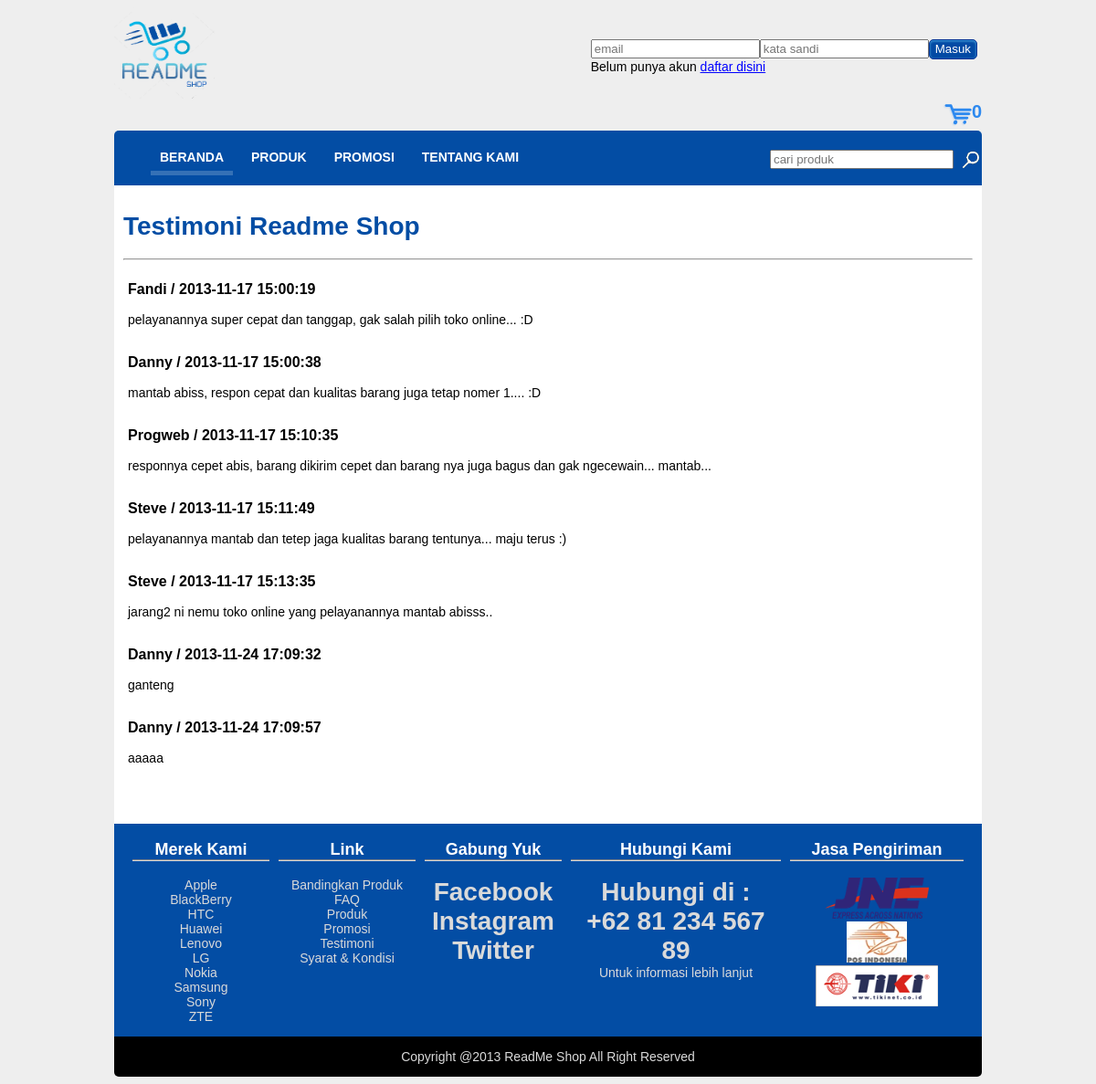
The app's page /testimoni.php with its own data.
### tables this page shows
CREATE TABLE IF NOT EXISTS `testimoni` (
  `id` int(11) NOT NULL AUTO_INCREMENT,
  `id_pengguna` int(11) NOT NULL,
  `waktu` timestamp NOT NULL DEFAULT CURRENT_TIMESTAMP,
  `isi` varchar(1000) NOT NULL,
  PRIMARY KEY (`id`)
);

CREATE TABLE IF NOT EXISTS `pengguna` (
  `id` int(11) NOT NULL AUTO_INCREMENT,
  `nama_pengguna` varchar(50) NOT NULL,
  `email` varchar(100) NOT NULL,
  `password` varchar(100) NOT NULL,
  `alamat` varchar(100) NOT NULL,
  `kota` varchar(50) NOT NULL,
  `telepon` varchar(25) NOT NULL,
  `gambar` varchar(200) NOT NULL,
  PRIMARY KEY (`id`)
);

### testimoni.php (the view, shortened to what this page needs)
<!DOCTYPE html>
<html lang="en">
<head>
    <link rel="stylesheet" href="css/960_24_col.css" />
    <link rel="stylesheet" href="css/style.css" />
    <link rel="stylesheet" href="css/testimoni.css" />
</head>
<body>
    <div id="header">
        <div class="container_24">
            <div class="grid_4">
                <img src="images/readmeshoplogo.png" height="100" width="110"/>
            </div>
            <?php
                include("login.php");
            ?>
            <?php include ("myCart.php") ?>
            <div class="grid_24" id="header_nav">
                <ul class="lavaLamp">
                    <li class="current"><a href="index.php">Beranda</a> </li>
                    <li><a href="produk.php">Produk </a></li>
                    <li><a href="promosi.php">Promosi </a></li>
                    <li><a href="tentangkami.php">Tentang kami </a></li>
                </ul>
                <div id="formsearch" class="grid_6">
                    <form accept-charset="utf-8" method="post" action="cari.php">
                    <table>
                        <tbody>
                            <tr>
                                <td>
                                    <input id="textsearch" type="search" required x-moz-errormessage="Inputan jangan kosong !" size="22" value="" name="search" placeholder="cari produk"></input>
                                </td>
                                <td>
                                    <input id="buttonsearch" type="submit" style="cursor:pointer;" value="" name=""></input>
                                </td>
                            </tr>
                        </tbody>
                    </table>
                    </form>
                </div>
            </div>
        </div>
    </div>
    <div id="content">
        <div class="container_24">
            <div id="contentarea" class="grid_24">
                <h1>Testimoni Readme Shop</h1>
                <?php
                    require("koneksi.php");
                    $sql = "SELECT nama_pengguna, waktu, isi FROM testimoni, pengguna WHERE pengguna.id = testimoni.id_pengguna";
                    $result = mysqli_query($koneksi,$sql);
                    $found = mysqli_num_rows($result);
                    echo"<hr/>";
                    if($found > 0){
                        while ($data = mysqli_fetch_assoc($result)) {
                            echo "<div class='grid_18'>";
                            echo"<p id='titletestimoni'>".$data['nama_pengguna']." / ".$data['waktu']."</p>";
                            echo"<p>".$data['isi']."</p>";
                            echo "</div><div class='clear'></div>";
                        }
                    }
                    else{
                        echo "<div class='grid_18'>";
                        echo"<p>Belum ada testimoni</p>";
                        echo "</div><div class='clear'></div>";
                    }
                 ?>
            </div>
        </div>
    </div>
    <?php
        require("footer.php");
    ?>
</body>
</html>

### css/960_24_col.css (style rules this page uses)
body { min-width: 960px; }
.container_24 { margin-left: auto; margin-right: auto; width: 960px; }
.grid_1, .grid_2, .grid_3, .grid_4, .grid_5, .grid_6, .grid_7, .grid_8, .grid_9, .grid_10, .grid_11, .grid_12, .grid_13, .grid_14, .grid_15, .grid_16, .grid_17, .grid_18, .grid_19, .grid_20, .grid_21, .grid_22, .grid_23, .grid_24 { display: inline; float: left; margin-left: 5px; margin-right: 5px; }
.container_24 .grid_4 { width: 150px; }
.container_24 .grid_6 { width: 230px; }
.container_24 .grid_18 { width: 710px; }
.container_24 .grid_24 { width: 950px; }
.clearfix:before, .clearfix:after, .container_24:before, .container_24:after { content: '.'; display: block; overflow: hidden; visibility: hidden; font-size: 0; line-height: 0; width: 0; height: 0; }
.clearfix:after, .container_24:after { clear: both; }
.clearfix, .container_24 { zoom: 1; }

### css/style.css (style rules this page uses)
body { font-family: "Calibri",Arial,Helvetica,sans-serif; font-size: 14px; background-color: rgb(238,238,238); }
ul { list-style-type: none; padding-left: 0px; }
a { color: blue; }
#header_nav { background-color: rgb(3,77,164); padding-bottom: 10px; }
#header_nav { border-top-left-radius: 5px; border-top-right-radius: 5px; }
#header_nav ul li { margin-right: 10px; }
#formsearch { float: right; padding-bottom: 2px; }
#buttonsearch { margin: 0px; border: medium none; height: 28px; width: 28px; background: url("../images/magnify-light.png") no-repeat scroll 0% 0% transparent; }
.lavaLamp { list-style: none outside none; padding-left:40px; }
.lavaLamp li { float: left; list-style: none; }
.lavaLamp li a { position: relative; overflow: hidden; text-decoration: none; text-transform: uppercase; font: bold 14px arial; color: #fff; outline: none; text-align: center; height: 30px; top: 7px; z-index: 10; letter-spacing: 0; float: left; display: block; margin: auto 10px; }

### css/testimoni.css (style rules this page uses)
#contentarea { background-color: white; width : 930px; padding: 10px; padding-bottom : 50px; }
#contentarea h1 { color: rgb(3,77,164); }
#titletestimoni { font-weight: bold; font-size: 16px; }

### records on screen
testimoni: id_pengguna.nama_pengguna "Fandi", waktu "2013-11-17 15:00:19", isi "pelayanannya super cepat dan tanggap, gak salah pilih toko online... :D"
testimoni: id_pengguna.nama_pengguna "Danny", waktu "2013-11-17 15:00:38", isi "mantab abiss, respon cepat dan kualitas barang juga tetap nomer 1.... :D"
testimoni: id_pengguna.nama_pengguna "Progweb", waktu "2013-11-17 15:10:35", isi "responnya cepet abis, barang dikirim cepet dan barang nya juga bagus dan gak ngecewain... mantab..."
testimoni: id_pengguna.nama_pengguna "Steve", waktu "2013-11-17 15:11:49", isi "pelayanannya mantab dan tetep jaga kualitas barang tentunya... maju terus :)"
testimoni: id_pengguna.nama_pengguna "Steve", waktu "2013-11-17 15:13:35", isi "jarang2 ni nemu toko online yang pelayanannya mantab abisss.."
testimoni: id_pengguna.nama_pengguna "Danny", waktu "2013-11-24 17:09:32", isi "ganteng"
testimoni: id_pengguna.nama_pengguna "Danny", waktu "2013-11-24 17:09:57", isi "aaaaa"
